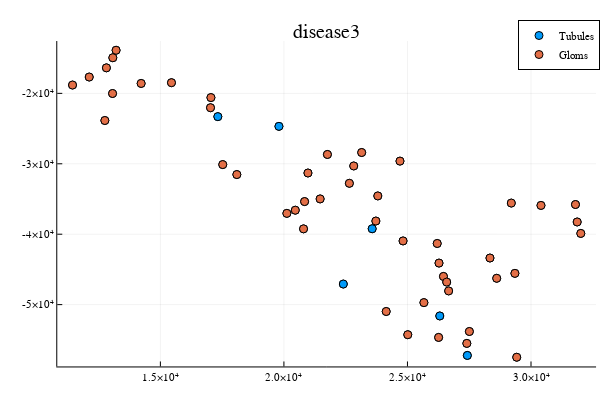

Notebook cell for this chart:
### Code cell
patientid=1
patient=patients[patientid]
patientRegions= features[!,"SlideName"].==patient
points = features[patientRegions,["SegmentDisplayName", "ROICoordinateX", "ROICoordinateY"]]
gloms=[occursin(r"Geom.",x) for x in points[!,"SegmentDisplayName"]]
Plots.scatter(points.ROICoordinateX,points.ROICoordinateY,color=1,label="Tubules")
Plots.title!(patient)
Plots.scatter!(points[gloms,:].ROICoordinateX,points[gloms,:].ROICoordinateY,color=2,label="Gloms")

### Figure 1 — Plotly figure (JSON) as saved in the notebook; plotly's stock layout.template omitted (floating-point values rounded to 4 significant figures)
{"data": [{"colorbar": {"title": ""}, "legendgroup": "Tubules", "marker": {"color": "rgba(0, 154, 250, 1.000)", "line": {"color": "rgba(0, 0, 0, 1.000)", "width": 1}, "size": 8, "symbol": "circle"}, "mode": "markers", "name": "Tubules", "showlegend": true, "type": "scatter", "x": [11444, 13064, 14221, 12120, 12816, 13075, 13207, 15449, 17046, 17029, 12753, 17524, 18095, 20972, 22649, 23800, 21466, 20836, 20460, 20119, 23721, 20794, 24822, 26204, 28339, 26277, 29349, 28612, 26457, 26588, 26666, 27506, 25013, 26261, 27403, 29422, 24139, 25666, 23147, 21760, 24697, 22825, 29203, 30404, 31800, 31869, 32016, 23572, 23572, 22404, 22404, 26308, 26308, 17325, 17325, 19799, 19799, 27423, 27423], "xaxis": "x", "y": [-18819, -20021, -18591, -17683, -16378, -14941, -13878, -18484, -20601, -22040, -23855, -30115, -31530, -31310, -32772, -34566, -34989, -35367, -36591, -37041, -38130, -39244, -40957, -41318, -43383, -44103, -45562, -46260, -45996, -46798, -48056, -53817, -54272, -54657, -55508, -57474, -50976, -49717, -28398, -28676, -29623, -30310, -35578, -35913, -35784, -38266, -39890, -39228, -39228, -47078, -47078, -51612, -51612, -23304, -23304, -24688, -24688, -57217, -57217], "yaxis": "y", "zmax": null, "zmin": null}, {"colorbar": {"title": ""}, "legendgroup": "Gloms", "marker": {"color": "rgba(227, 111, 71, 1.000)", "line": {"color": "rgba(0, 0, 0, 1.000)", "width": 1}, "size": 8, "symbol": "circle"}, "mode": "markers", "name": "Gloms", "showlegend": true, "type": "scatter", "x": [11444, 13064, 14221, 12120, 12816, 13075, 13207, 15449, 17046, 17029, 12753, 17524, 18095, 20972, 22649, 23800, 21466, 20836, 20460, 20119, 23721, 20794, 24822, 26204, 28339, 26277, 29349, 28612, 26457, 26588, 26666, 27506, 25013, 26261, 27403, 29422, 24139, 25666, 23147, 21760, 24697, 22825, 29203, 30404, 31800, 31869, 32016], "xaxis": "x", "y": [-18819, -20021, -18591, -17683, -16378, -14941, -13878, -18484, -20601, -22040, -23855, -30115, -31530, -31310, -32772, -34566, -34989, -35367, -36591, -37041, -38130, -39244, -40957, -41318, -43383, -44103, -45562, -46260, -45996, -46798, -48056, -53817, -54272, -54657, -55508, -57474, -50976, -49717, -28398, -28676, -29623, -30310, -35578, -35913, -35784, -38266, -39890], "yaxis": "y", "zmax": null, "zmin": null}], "layout": {"annotations": [{"font": {"color": "rgba(0, 0, 0, 1.000)", "family": "sans-serif", "size": 20}, "rotation": 0, "showarrow": false, "text": "disease3", "x": 0.5444, "xanchor": "center", "xref": "paper", "y": 1, "yanchor": "top", "yref": "paper"}], "height": 400, "legend": {"bgcolor": "rgba(255, 255, 255, 1.000)", "bordercolor": "rgba(0, 0, 0, 1.000)", "borderwidth": 1, "font": {"color": "rgba(0, 0, 0, 1.000)", "family": "sans-serif", "size": 11}, "title": {"font": {"color": "rgba(0, 0, 0, 1.000)", "family": "sans-serif", "size": 15}, "text": ""}, "tracegroupgap": 0, "traceorder": "normal", "x": 1, "xanchor": "auto", "y": 1, "yanchor": "auto"}, "margin": {"b": 20, "l": 0, "r": 0, "t": 20}, "paper_bgcolor": "rgba(255, 255, 255, 1.000)", "plot_bgcolor": "rgba(255, 255, 255, 1.000)", "showlegend": true, "width": 600, "xaxis": {"anchor": "y", "domain": [0.09545, 0.9934], "gridcolor": "rgba(0, 0, 0, 0.100)", "gridwidth": 0.5, "linecolor": "rgba(0, 0, 0, 1.000)", "mirror": false, "range": [10830.0, 32630.0], "showgrid": true, "showline": true, "showticklabels": true, "tickangle": 0, "tickcolor": "rgb(0, 0, 0)", "tickfont": {"color": "rgba(0, 0, 0, 1.000)", "family": "sans-serif", "size": 11}, "tickmode": "array", "ticks": "inside", "ticktext": ["1.5×10⁴", "2.0×10⁴", "2.5×10⁴", "3.0×10⁴"], "tickvals": [15000, 20000, 25000, 30000], "title": "", "titlefont": {"color": "rgba(0, 0, 0, 1.000)", "family": "sans-serif", "size": 15}, "type": "-", "visible": true, "zeroline": false, "zerolinecolor": "rgba(0, 0, 0, 1.000)"}, "yaxis": {"anchor": "x", "domain": [0.03762, 0.9415], "gridcolor": "rgba(0, 0, 0, 0.100)", "gridwidth": 0.5, "linecolor": "rgba(0, 0, 0, 1.000)", "mirror": false, "range": [-58780.0, -12570.0], "showgrid": true, "showline": true, "showticklabels": true, "tickangle": 0, "tickcolor": "rgb(0, 0, 0)", "tickfont": {"color": "rgba(0, 0, 0, 1.000)", "family": "sans-serif", "size": 11}, "tickmode": "array", "ticks": "inside", "ticktext": ["-5×10⁴", "-4×10⁴", "-3×10⁴", "-2×10⁴"], "tickvals": [-50000, -40000, -30000, -20000], "title": "", "titlefont": {"color": "rgba(0, 0, 0, 1.000)", "family": "sans-serif", "size": 15}, "type": "-", "visible": true, "zeroline": false, "zerolinecolor": "rgba(0, 0, 0, 1.000)"}}}
